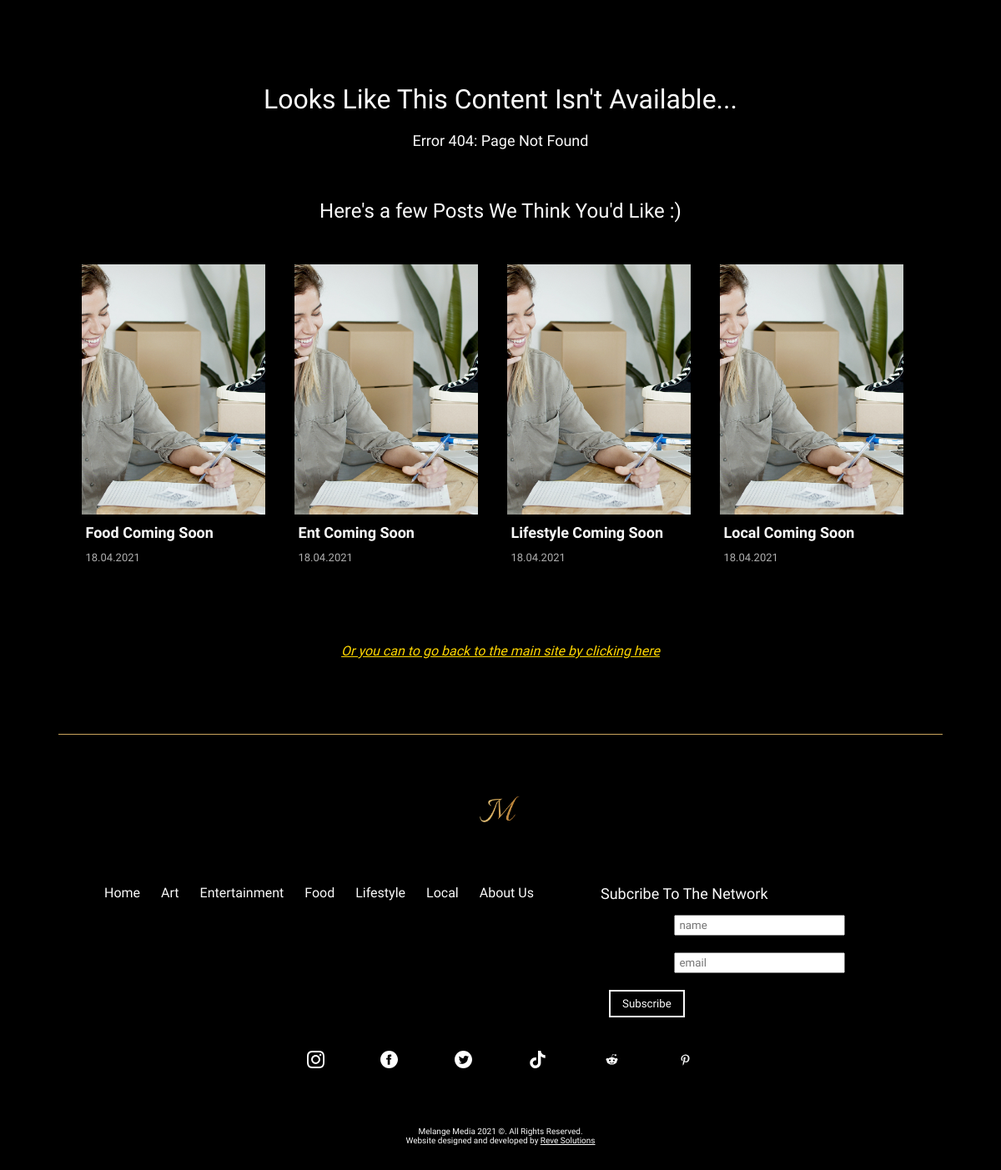
Screenshot of /error.php with the database file from the repository.
### tables this page shows
CREATE TABLE `tbl_blog` (
  `blog_id` int(11) NOT NULL,
  `blog_title` varchar(256) NOT NULL,
  `blog_subheader` varchar(256) NOT NULL,
  `blog_author` varchar(64) NOT NULL,
  `blog_image` varchar(128) NOT NULL,
  `blog_category` int(2) NOT NULL,
  `blog_published` int(1) NOT NULL,
  `blog_end_link` varchar(2084) NOT NULL,
  `blog_yt_video` varchar(2084) NOT NULL,
  `blog_body` text NOT NULL,
  `blog_date` date NOT NULL,
  `blog_tags` varchar(256) NOT NULL
);

### admin/scripts/read.php (called while the page is built, shortened)
<?php
function getRecommended($title, $id){
    $pdo = Database::getInstance()->getConnection();
    $queryAll = "SELECT * FROM tbl_blog WHERE blog_id != '$id' AND blog_published = 1 ORDER BY RAND() LIMIT 4";
    $results = $pdo->query($queryAll);
    if ($results) {
        return $results;
    } else {
        return 'There was a problem accessing this info';
    }
}

### error.php (the view, shortened to what this page needs)
<?php
        $title = 'error';
        $id ='0';
        $hero = getRecommended($title, $id);
?>
<!DOCTYPE html>
<html lang="en">
<head>
    <?php include_once 'templates/head.php'; ?>
</head>
<body>
<main id="app">
    <div class="content sentPage">
        <div class="sentMsg">
            <h2 class="headerL" style='margin-top: 0;'>Looks Like This Content Isn't Available...</h2>
            <p class="headerS">Error 404: Page Not Found</p>
            <div class="postDiv">
                <h3 class="headerM">Here's a few Posts We Think You'd Like :)</h3>
                <div class="postList">
                <?php while ($info = $hero->fetch(PDO::FETCH_ASSOC)): $blogImg = 'images/blog-images/'.$info['blog_image']; ?>
                    <a href='./p?title=<?php echo $info['blog_title']; ?>&id=<?php echo $info['blog_id']; ?>' class="post">
                        <div class="bgimg" style="background-image: url('<?php echo $blogImg; ?>');"></div>
                        <div class="text">
                            <h3 class="title"><?php echo $info['blog_title']; ?></h3>
                            <p class="date"><?php $date = $info['blog_date']; convertDate($date); ?></p>
                        </div>
                    </a>
                <?php endwhile; ?>
                </div>
            </div>
            <span class='italic'><a href="./" style='color: gold;'>Or you can to go back to the main site by clicking here</a></span>
        </div>
    </div>
<?php include_once 'templates/footer.php'; ?>
</main>
</body>
</html>

### admin/scripts/functions.php (shortened to what this page needs)
<?php
function convertDate($date){
    $newDate = date("d.m.Y", strtotime($date));
    echo $newDate;
}

### rows the page displays
tbl_blog: blog_image (picture), blog_title "Food Coming Soon", blog_date "18.04.2021"
tbl_blog: blog_image (picture), blog_title "Ent Coming Soon", blog_date "18.04.2021"
tbl_blog: blog_image (picture), blog_title "Lifestyle Coming Soon", blog_date "18.04.2021"
tbl_blog: blog_image (picture), blog_title "Local Coming Soon", blog_date "18.04.2021"
